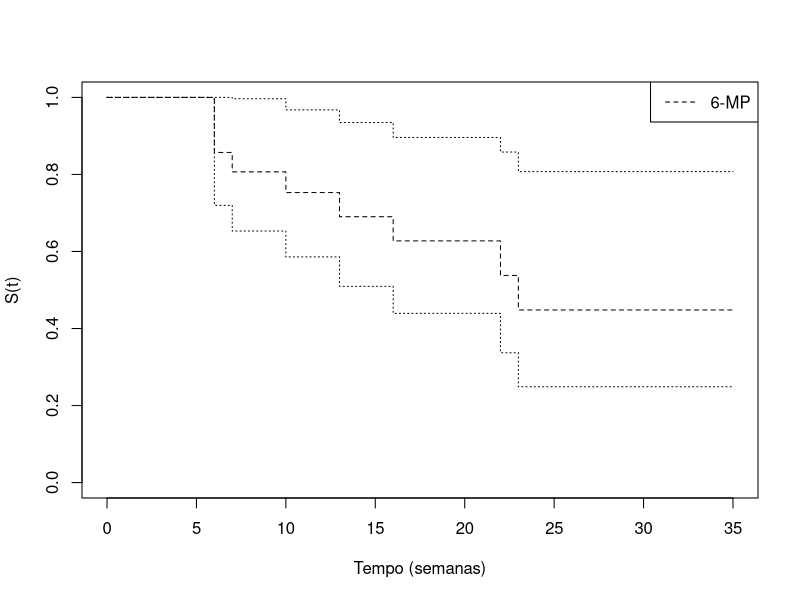
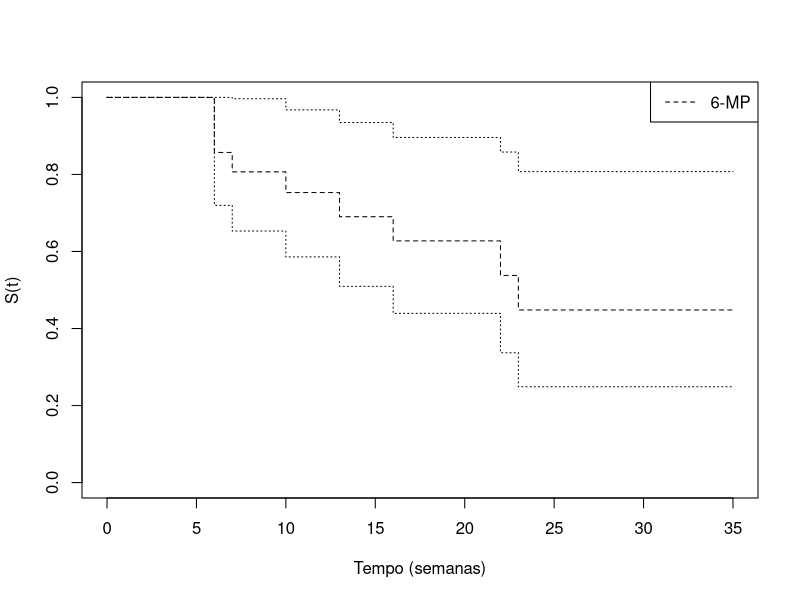
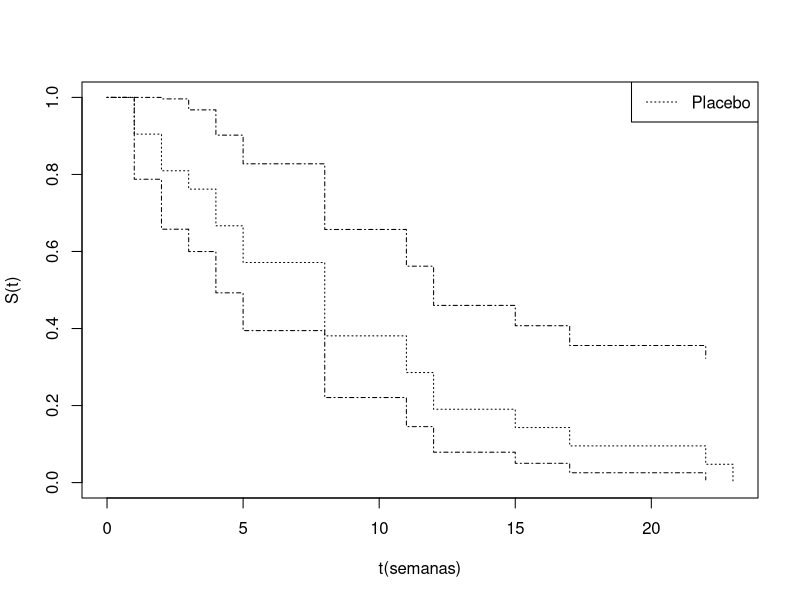
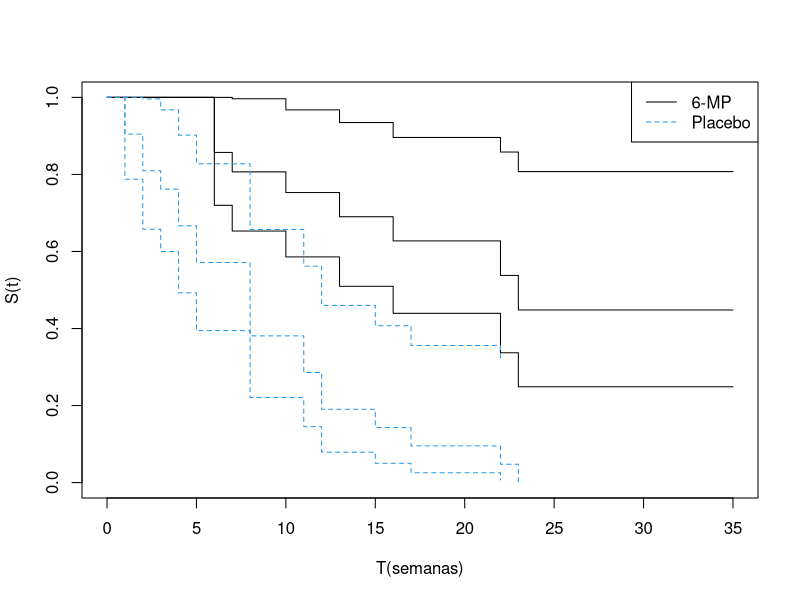
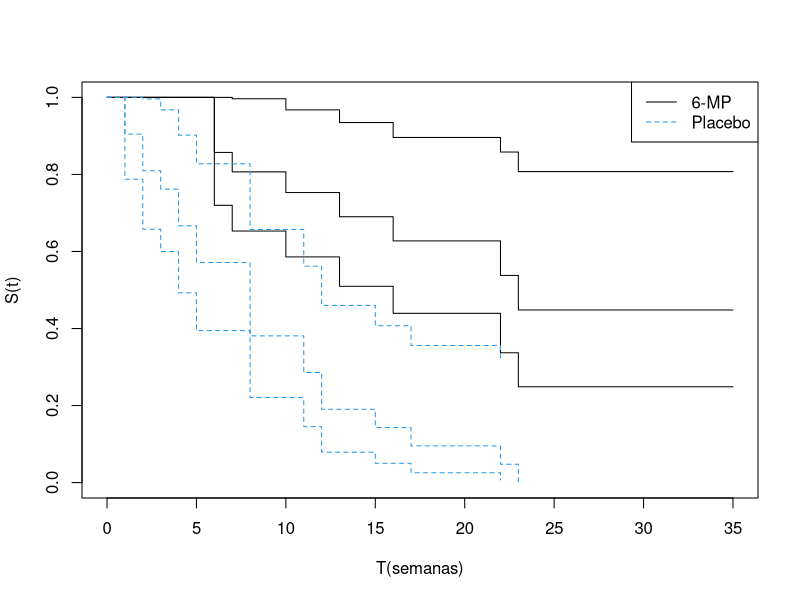

Write the R code that produced these figures, in order. (Note: this script raises an error after producing the figures.)
## ---- chunk 1
#| echo: fenced
#| code-line-numbers: "|8-9"
#| output-location: column
library(survival)
tempo<- c(6,6,6,6,7,9,10,10,11,13,16,17,19,20,22,23,25,32,32,34,35)
status<- c(1,1,1,0,1,0,1,0,0,1,1,0,0,0,1,1,0,0,0,0,0)
dados <- data.frame(tempos=tempo, status=status)
ajusteKM <- survfit(Surv(tempos, status) ~ 1, data=dados)
plot(ajusteKM, xlab="Tempo (semanas)",ylab="S(t)", lty=2) 
legend("topright","6-MP", lty = 2)
## ---- chunk 2
plot(ajusteKM, xlab="Tempo (semanas)",ylab="S(t)", lty=2) 
legend("topright","6-MP", lty = 2)
## ---- chunk 3
#| echo: fenced
#| code-line-numbers: "|3"
summary(ajusteKM)
## ---- chunk 4
#| echo: fenced
tempo2<- c(1,1,2,2,3,4,4,5,5,8,8,8,8,11,11,12,12,15,17,22,23)
status2<- c(1,1,1,1,1,1,1,1,1,1,1,1,1,1,1,1,1,1,1,1,1) 
dados2 <- data.frame(tempos=tempo2, status=status2)
ajusteKM2 <- survfit(Surv(tempos, status) ~ 1, data=dados2)
plot(ajusteKM2, xlab="t(semanas)",ylab="S(t)", lty=3) 
legend("topright","Placebo", lty = 3)
## ---- chunk 5
#| echo: fenced
summary(ajusteKM2)
## ---- chunk 6
#| echo: true
#| output-location: column
tempo2g <- c(tempo,tempo2)
status2g <- c(status,status2)
grupos <- c(rep(1,21),rep(2,21))
dados3 <- data.frame(tempos=tempo2g, status=status2g, grupos=grupos)
ajusteKM3 <- survfit(Surv(tempos, status) ~ grupos, data=dados3)
plot(ajusteKM3, xlab="T(semanas)",ylab="S(t)", lty=1:2, 
     col=c(1,4), conf.int=0.95) 
legend("topright",c("6-MP","Placebo"), lty = 1:2, col=c(1,4))
## ---- chunk 7
plot(ajusteKM3, xlab="T(semanas)",ylab="S(t)", lty=1:2, 
     col=c(1,4), conf.int=0.95) 
legend("topright",c("6-MP","Placebo"), lty = 1:2, col=c(1,4))
## ---- chunk 8
#| echo: true
#| fig-width: 10
#| fig-height: 4.5
summary(ajusteKM3)
## ---- chunk 9
#| echo: true
#| fig-width: 10
#| fig-height: 4.5
#| code-line-numbers: true
tempo2g <- c(tempo,tempo2)
status2g <- c(status,status2)
grupos <- c(rep(1,21),rep(2,21))
dados3 <- data.frame(tempos=tempo2g, status=status2g, grupos=grupos)
ajusteKM4 <- survfit(Surv(tempos, status) ~ grupos, data=dados3,
                     conf.type="plain")

## ---- chunk 10
#| echo: true
#| fig-width: 10
#| fig-height: 4.5
summary(ajusteKM4)
## ---- chunk 11
ajusteKM5 <- survfit(Surv(tempos, status) ~ grupos, data=dados3,
                     conf.type="log")
summary(ajusteKM5)
## ---- chunk 12
ajusteKM6 <- survfit(Surv(tempos, status) ~ grupos, data=dados3,
                     conf.type="log-log")

summary(ajusteKM6)
## ---- chunk 13
#| echo: true
#| fig-width: 10
#| fig-height: 4.5
library(survminer)
dados <- data.frame(tempo=tempo2g, status=status2g, grupo= grupos)
ajusteKM4 <- survfit(Surv(tempo2g, status2g) ~ grupo, data= dados, conf.type="log-log")

## ---- chunk 14
ggsurvplot(ajusteKM4, data = dados, risk.table = TRUE, pval = FALSE, conf.int = TRUE,
           xlim = c(0,40), xlab = "Tempo em meses",  ylab = "S(t)",break.time.by = 10,
           ggtheme = theme_light(), risk.table.y.text.col = T, risk.table.y.text = FALSE 
)
